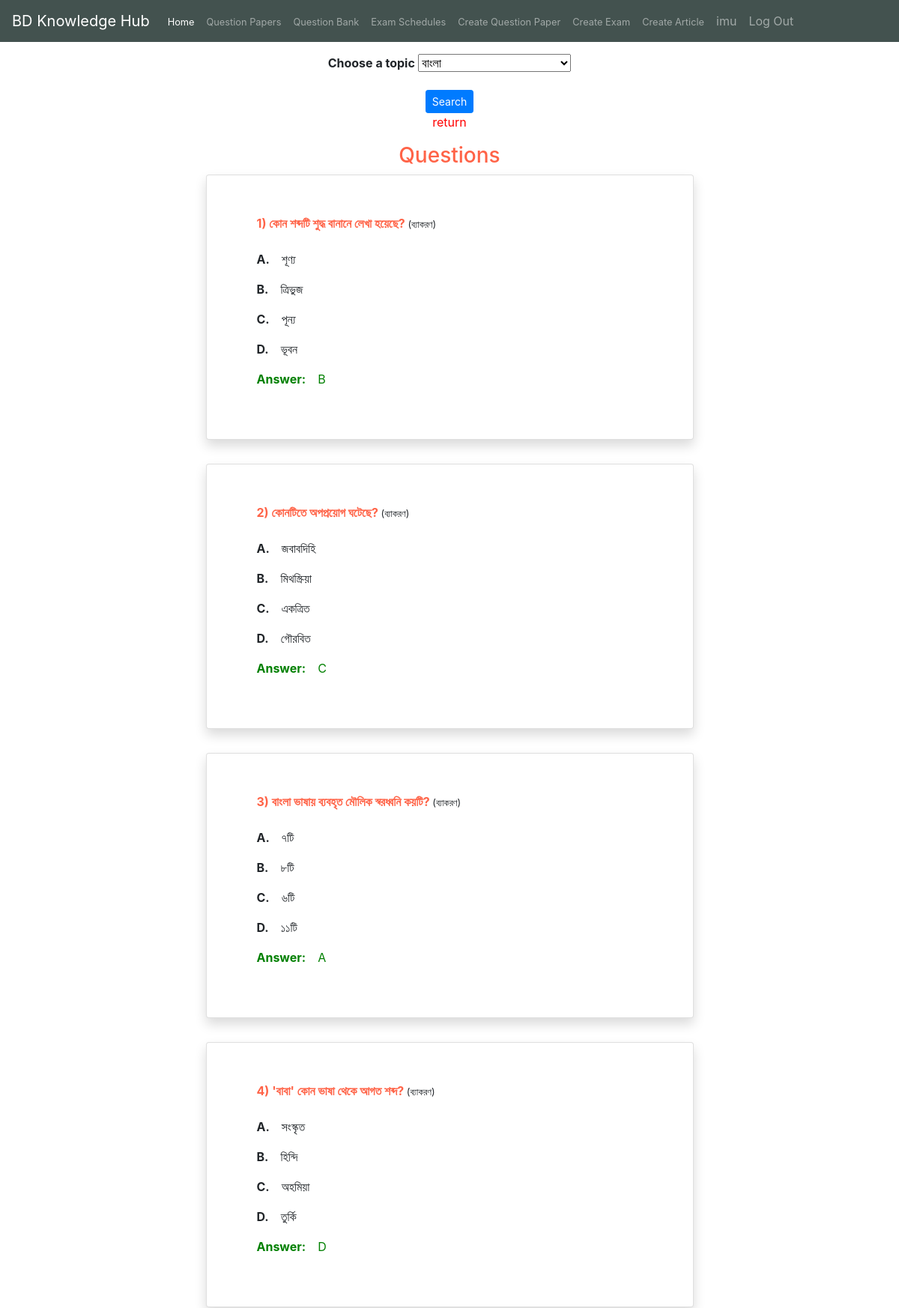
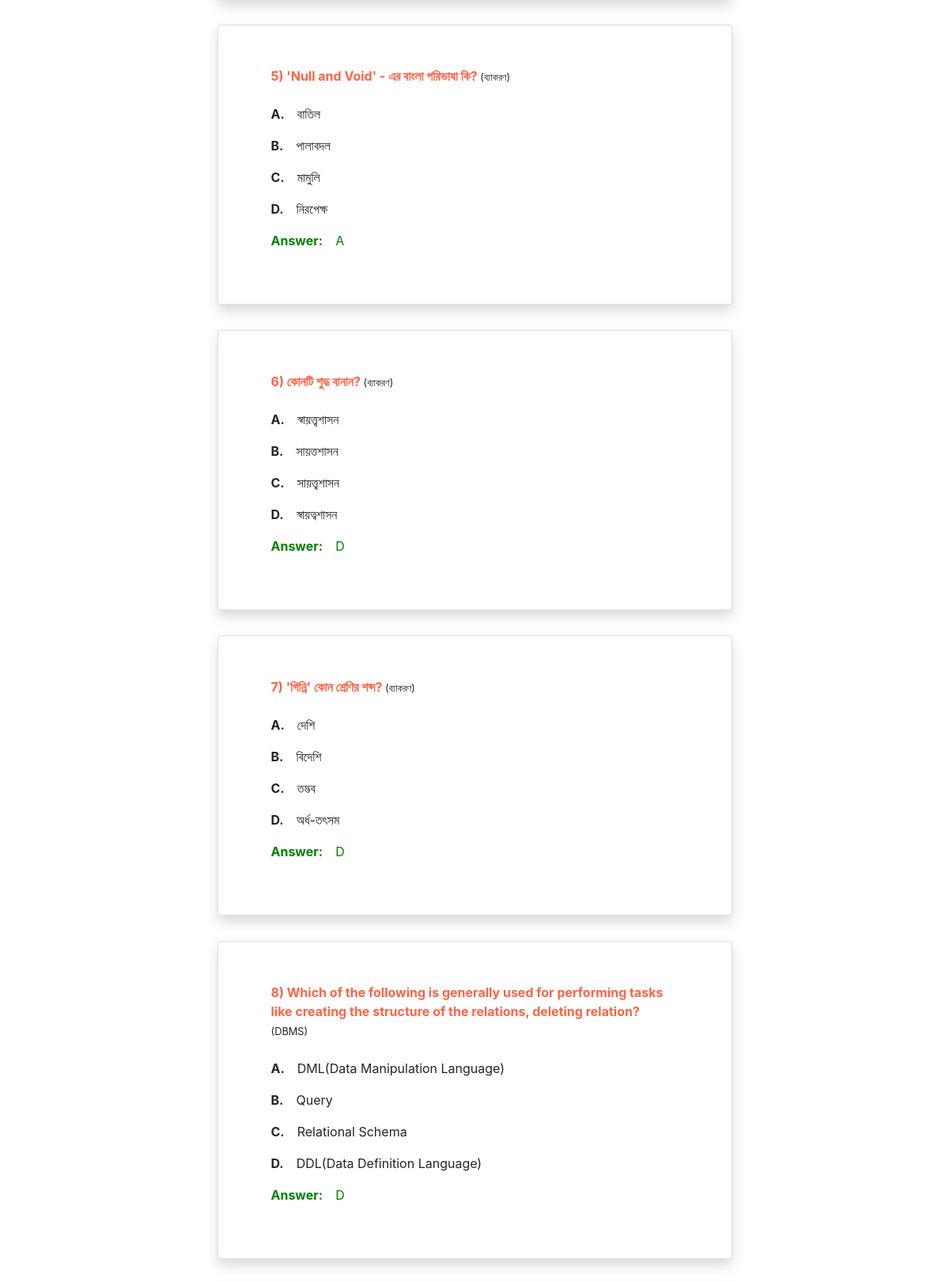
The page /exam/quesList (signed in, upper part) on the database its author committed (2 pictures, top to bottom).
### examination/models.py (models this page shows, shortened)
class mcqQuestion(models.Model):
    question = models.CharField(max_length=400,null=True,blank=True)
    opt1 = models.CharField(max_length=100,null=True,blank=True)
    opt2 = models.CharField(max_length=100,null=True,blank=True)
    opt3 = models.CharField(max_length=100,null=True,blank=True)
    opt4 = models.CharField(max_length=100,null=True,blank=True)
    ans = models.CharField(max_length=100,null=True,blank=True)
    topic = models.ForeignKey(topicNames,max_length=100,null=True,blank=True, on_delete=models.CASCADE)
    COMPLEXITY_CHOICE_LIST = [
        ("Hard","Hard"),
        ("Medium Hard","Medium Hard"),
        ("Medium","Medium"),
        ("Easy","Easy"),
    ]
    complexity = models.CharField(max_length=12, choices=COMPLEXITY_CHOICE_LIST)

class topicNames(models.Model):
    subject = models.ForeignKey(subjectNames,on_delete=models.CASCADE)
    topic = models.CharField(max_length=100,null=True,blank=True)
    def __str__(self):
        return str(self.topic)

### examination/views.py (the view, shortened to what this page needs)
# urls.py: path('quesList', views.quesList, name='quesList'),
def quesList(request):
    if request.user.is_authenticated:
        pass
    else:
        return redirect('logIn')
    sub = request.POST.get('subName')
    topic = request.POST.get('topicName')
    if models.topicNames.objects.filter(pk=topic).count():
        Obj = models.mcqQuestion.objects.filter(topic_id=topic)
        top = models.topicNames.objects.get(pk=topic)
        sub = top.subject
        topObj = models.topicNames.objects.all()
        topicNames = []
        for i in topObj:
            if str(i.subject_id)==str(sub.id):
                topicNames.append(i)
        print(topicNames)
        params = {"ques":Obj,"sub":sub,"top":top,"topicNames":topicNames}
        return render(request,'quesList.html',params)
    else:
        Obj = models.mcqQuestion.objects.all()
        subNames = models.subjectNames.objects.all()
        params = {"ques":Obj,"subNames":subNames}
        return render(request,'quesList.html',params)

### examination/models.py (called while the page is built)
    def __str__(self):
        return str(self.subject)

### examination/templates/quesList.html (shortened to what this page needs)
{% extends 'base.html' %}
{% load static %}
{% block body %}
<div class="container-fluid text-center" style="width: 50%;margin-top: 1rem;">
    <form action="quesList" method="post">
        {% if top %}
        <div class="mb-3">
            <label for="topicName">
                <b>Choose a topic</b><br>
            </label>
            <select name="topicName" id="topicName">
                {% for j in topicNames %}
                <option value="{{j.pk}}">{{j.topic}}</option>
                {% endfor %}
            </select>
        </div>
        {% else %}
        <div class="mb-3">
            <label for="subName"><b>Choose a topic</b></label>
            <select name="subName" id="subName">
                {% for j in subNames %}
                <option value="{{j.pk}}">{{j}}</option>
                {% endfor %}
            </select>
        </div>
        {% endif %}
        <button type="submit" class="btn btn-primary btn-sm">Search</button>
        <p><a href="{% url 'quesList' %}" style="color:red">return</a></p>
    </form>
</div>
<div class=" container-fluid" style="width: 80%;margin-top: 1rem;">
    <h3 class="text-center" style="color:tomato">Questions</h3>
    {% if top == false and sub %}
    {% for j in ques %}
    {% for i in j %}
    <div class="card container-fluid shadow" style="width: 70%;margin-bottom: 2rem;">
        <div class="card-body" style="margin: 2rem;">
            <b style="color:tomato">{{forloop.counter}}) {{i.question}}</b><small> ({{i.topic}})</small><br><br>
            <p><b style="margin-right: 1rem;">A.</b>{{i.opt1}}</p>
            <p><b style="margin-right: 1rem;">B.</b>{{i.opt2}}</p>
            <p><b style="margin-right: 1rem;">C.</b>{{i.opt3}}</p>
            <p><b style="margin-right: 1rem;">D.</b>{{i.opt4}}</p>
            <p style="color:green"><b style="margin-right: 1rem;">Answer:</b>{{i.ans}}</p>
        </div>
    </div>
    {% endfor %}
    {% endfor %}
    {% else %}
    {% for i in ques %}
    <div class="card container-fluid shadow" style="width: 70%;margin-bottom: 2rem;">
        <div class="card-body" style="margin: 2rem;">
            <b style="color:tomato">{{forloop.counter}}) {{i.question}}</b><small> ({{i.topic}})</small><br><br>
            <p><b style="margin-right: 1rem;">A.</b>{{i.opt1}}</p>
            <p><b style="margin-right: 1rem;">B.</b>{{i.opt2}}</p>
            <p><b style="margin-right: 1rem;">C.</b>{{i.opt3}}</p>
            <p><b style="margin-right: 1rem;">D.</b>{{i.opt4}}</p>
            <p style="color:green"><b style="margin-right: 1rem;">Answer:</b>{{i.ans}}</p>
        </div>
    </div>
    {% endfor %}
    {% endif %}
</div>
{% endblock %}

### member/templates/base.html (shortened to what this page needs)
<!doctype html>
{% load static %}
<html lang="en">
<head>
  <link rel="stylesheet" href="https://stackpath.bootstrapcdn.com/bootstrap/4.4.1/css/bootstrap.min.css"
>
</head>
<body>
  <nav class="navbar navbar-expand-lg sticky-top   navbar-dark " style="background-color:rgb(67, 82, 79)">
    <a class="navbar-brand" href="{% url 'home' %}">BD Knowledge Hub</a>
    <div class="collapse navbar-collapse" id="navbarNav">
      <ul class="navbar-nav">
        <li class="nav-item active">
          <a class="nav-link" href="{% url 'home' %}"><small>Home </small><span class="sr-only">(current)</span></a>
        </li>
        <li class="nav-item">
          <a class="nav-link" href="{% url 'quesPaperList' %}"><small>Question Papers</small></a>
        </li>
        <li class="nav-item">
          <a class="nav-link" href="{% url 'quesList' %}"><small>Question Bank</small></a>
        </li>
        <li class="nav-item">
          <a class="nav-link" href="{% url 'sheduledExam' %}"><small>Exam Schedules</small></a>
        </li>
        <li class="nav-item">
          <a class="nav-link" href="{% url 'createQuesPaper' %}"><small>Create Question Paper</small></a>
        </li>
        <li class="nav-item">
          <a class="nav-link" href="{% url 'createExam' %}"><small>Create Exam</small></a>
        </li>
        <li class="nav-item">
          <a class="nav-link" href="{% url 'add_post' %}"><small>Create Article</small></a>
        </li>
        {% if user.is_authenticated %}
        <li class="nav-item">
          <a class="nav-link " href="{% url 'profile' %}">{{user.username}}</a>
        </li>
        <a class="nav-link  " href="{% url 'logOut' %}">Log Out</a>
        {% endif%}
      </ul>
    </div>
  </nav>
  {% block body %}
  {% endblock %}
</body>
</html>

### rows shown on the page
mcqQuestion: question "কোন শব্দটি শুদ্ধ বানানে লেখা হয়েছে?", topic "ব্যাকরণ", opt1 "শূণ্য", opt2 "ত্রিভুজ", opt3 "পূন্য", opt4 "ভূবন", ans "B"
mcqQuestion: question "কোনটিতে অপপ্রয়োগ ঘটেছে?", topic "ব্যাকরণ", opt1 "জবাবদিহি", opt2 "মিথস্ক্রিয়া", opt3 "একত্রিত", opt4 "গৌরবিত", ans "C"
mcqQuestion: question "বাংলা ভাষায় ব্যবহৃত মৌলিক স্বরধ্বনি কয়টি?", topic "ব্যাকরণ", opt1 "৭টি", opt2 "৮টি", opt3 "৬টি", opt4 "১১টি", ans "A"
mcqQuestion: question "'বাবা' কোন ভাষা থেকে আগত শব্দ?", topic "ব্যাকরণ", opt1 "সংস্কৃত", opt2 "হিন্দি", opt3 "অহমিয়া", opt4 "তুর্কি", ans "D"
mcqQuestion: question "'Null and Void' - এর বাংলা পরিভাষা কি?", topic "ব্যাকরণ", opt1 "বাতিল", opt2 "পালাবদল", opt3 "মামুলি", opt4 "নিরপেক্ষ", ans "A"
mcqQuestion: question "কোনটি শুদ্ধ বানান?", topic "ব্যাকরণ", opt1 "স্বায়ত্ত্বশাসন", opt2 "সায়ত্তশাসন", opt3 "সায়ত্ত্বশাসন", opt4 "স্বায়ত্বশাসন", ans "D"
mcqQuestion: question "'গিন্নি' কোন শ্রেণির শব্দ?", topic "ব্যাকরণ", opt1 "দেশি", opt2 "বিদেশি", opt3 "তদ্ভব", opt4 "অর্ধ-তৎসম", ans "D"
mcqQuestion: question "Which of the following is generally used for performing tasks like creating the structure of the relations, deleting relation?", topic "DBMS", opt1 "DML(Data Manipulation Language)", opt2 "Query", opt3 "Relational Schema", opt4 "DDL(Data Definition Language)", ans "D"

### other values the page prints
{{ user.username }} "imu"
form field subName "বাংলা"
